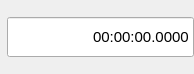
<?xml version="1.0" encoding="UTF-8"?>
<ui version="4.0">
 <class>tlinsWCoordinateHourAngle</class>
 <widget class="QWidget" name="tlinsWCoordinateHourAngle">
  <property name="geometry">
   <rect>
    <x>0</x>
    <y>0</y>
    <width>194</width>
    <height>74</height>
   </rect>
  </property>
  <property name="sizePolicy">
   <sizepolicy hsizetype="Preferred" vsizetype="Fixed">
    <horstretch>0</horstretch>
    <verstretch>0</verstretch>
   </sizepolicy>
  </property>
  <property name="minimumSize">
   <size>
    <width>165</width>
    <height>32</height>
   </size>
  </property>
  <property name="maximumSize">
   <size>
    <width>16777215</width>
    <height>16777215</height>
   </size>
  </property>
  <property name="sizeIncrement">
   <size>
    <width>0</width>
    <height>25</height>
   </size>
  </property>
  <property name="baseSize">
   <size>
    <width>0</width>
    <height>25</height>
   </size>
  </property>
  <property name="font">
   <font>
    <italic>true</italic>
   </font>
  </property>
  <property name="windowTitle">
   <string>Form</string>
  </property>
  <layout class="QHBoxLayout" name="horizontalLayout">
   <property name="spacing">
    <number>0</number>
   </property>
   <property name="leftMargin">
    <number>0</number>
   </property>
   <property name="topMargin">
    <number>0</number>
   </property>
   <property name="rightMargin">
    <number>0</number>
   </property>
   <property name="bottomMargin">
    <number>0</number>
   </property>
   <item>
    <widget class="QLabel" name="label">
     <property name="text">
      <string/>
     </property>
    </widget>
   </item>
   <item>
    <widget class="QLineEdit" name="ra">
     <property name="sizePolicy">
      <sizepolicy hsizetype="Expanding" vsizetype="Preferred">
       <horstretch>0</horstretch>
       <verstretch>0</verstretch>
      </sizepolicy>
     </property>
     <property name="minimumSize">
      <size>
       <width>165</width>
       <height>40</height>
      </size>
     </property>
     <property name="maximumSize">
      <size>
       <width>16777215</width>
       <height>40</height>
      </size>
     </property>
     <property name="font">
      <font>
       <pointsize>11</pointsize>
       <weight>50</weight>
       <italic>false</italic>
       <bold>false</bold>
      </font>
     </property>
     <property name="inputMask">
      <string>09:09:09.9000</string>
     </property>
     <property name="text">
      <string>00:00:00.0000</string>
     </property>
     <property name="alignment">
      <set>Qt::AlignRight|Qt::AlignTrailing|Qt::AlignVCenter</set>
     </property>
    </widget>
   </item>
  </layout>
 </widget>
 <resources/>
 <connections/>
</ui>
